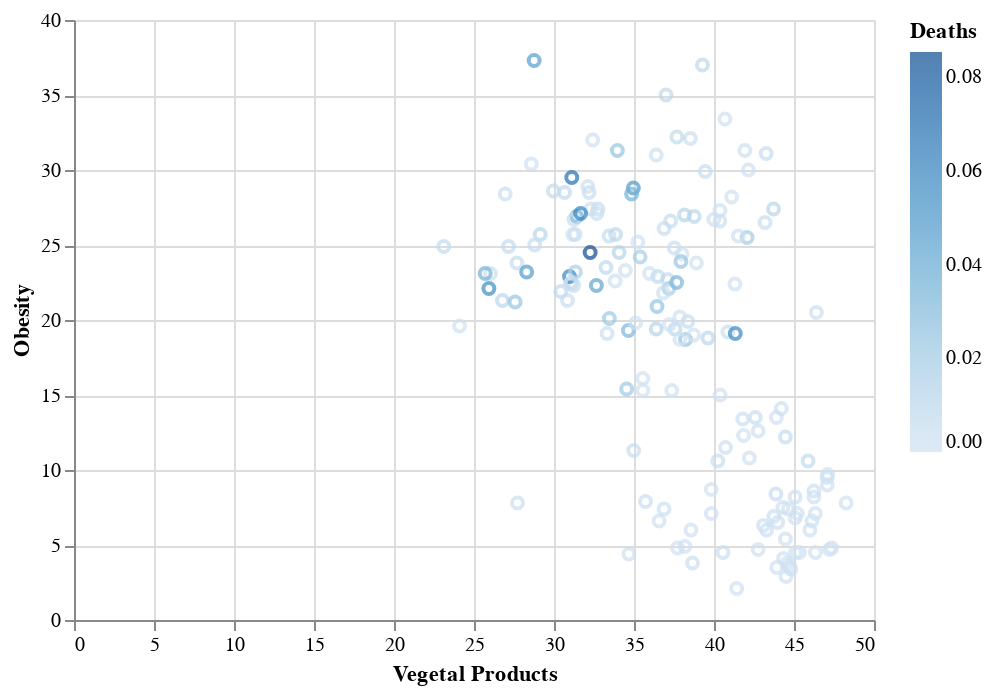

The notebook cell saved with this chart:
### Code cell
import altair as alt

alt.Chart(covid_food_data).mark_point().encode(
    x='Vegetal Products',
    y='Obesity',
    color='Deaths'
).interactive()

### Figure 1 — Vega-Lite specification as saved in the notebook (floating-point values rounded to 4 significant figures; data arrays with more than 128 entries replaced by an {"elided": "..."} marker saying what was removed)
{"config": {"view": {"continuousWidth": 400, "continuousHeight": 300}}, "data": {"name": "data-735547fbbdc79b2fd9ffaab80249b36d"}, "mark": "point", "encoding": {"color": {"type": "quantitative", "field": "Deaths"}, "x": {"type": "quantitative", "field": "Vegetal Products"}, "y": {"type": "quantitative", "field": "Obesity"}}, "selection": {"selector002": {"type": "interval", "bind": "scales", "encodings": ["x", "y"]}}, "$schema": "https://vega.github.io/schema/vega-lite/v4.8.1.json", "datasets": {"data-735547fbbdc79b2fd9ffaab80249b36d": {"elided": "161 records"}}}
